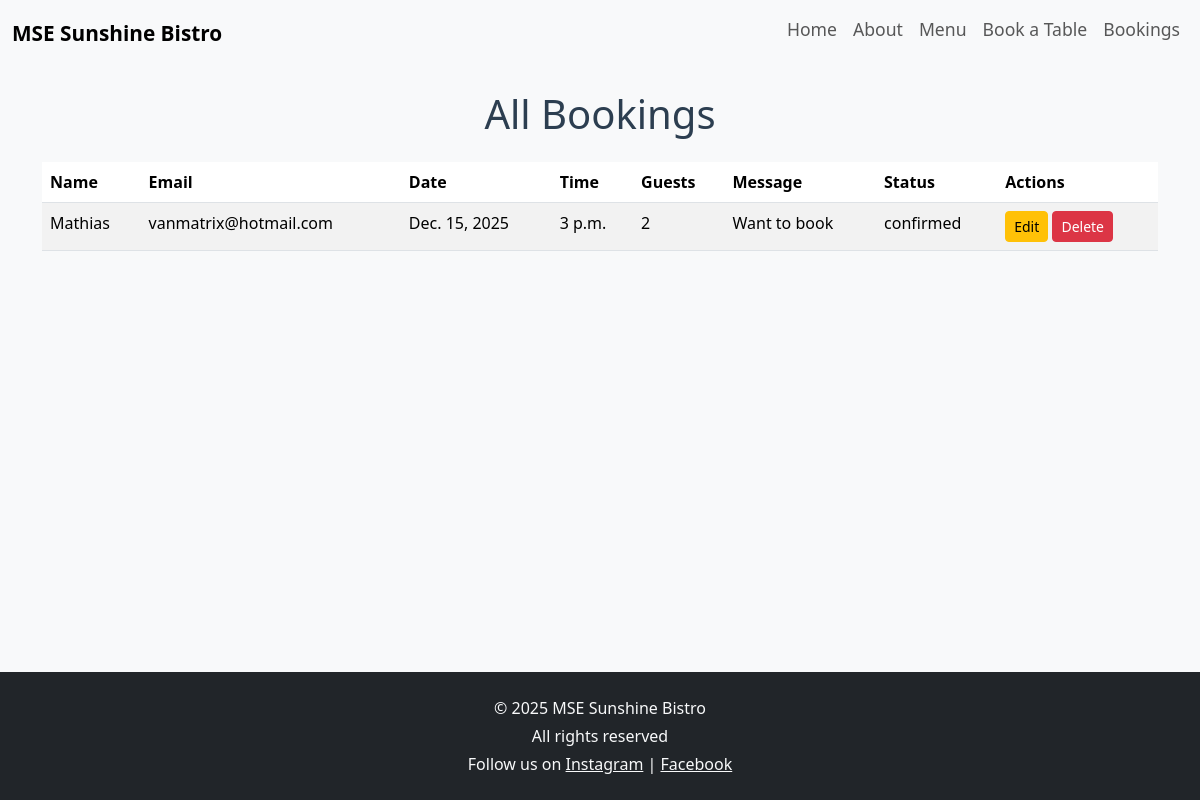
The app's page /booking/list/, older data.
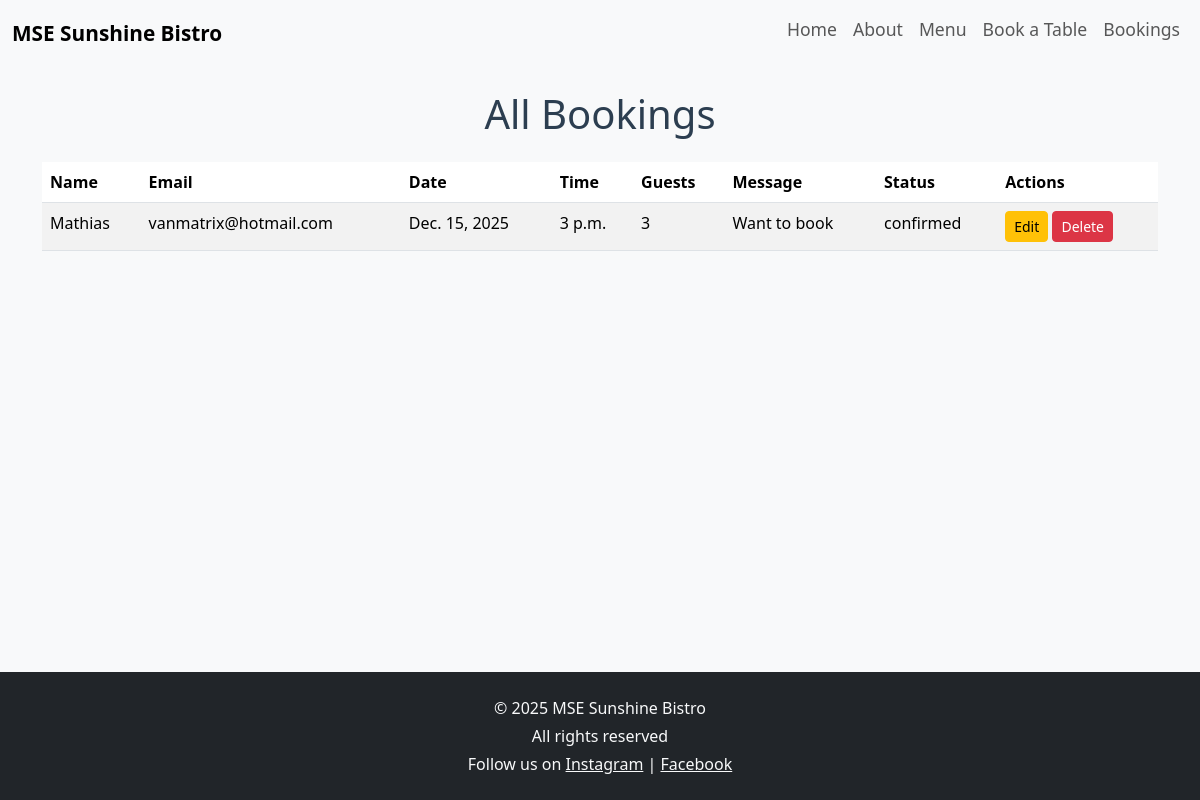
The same page, newer data.
### booking/models.py (models this page shows, shortened)
class Booking(models.Model):
    name = models.CharField(max_length=100)
    email = models.EmailField()
    date = models.DateField()
    time = models.TimeField()
    guests = models.IntegerField()
    message = models.TextField(blank=True)
    created_on = models.DateTimeField(auto_now_add=True)
    STATUS_CHOICES = (
        ("pending", "Pending"),
        ("confirmed", "Confirmed"),
        ("cancelled", "Cancelled"),
    )
    status = models.CharField(
        max_length=10,
        choices=STATUS_CHOICES,
        default="pending"
    )

### booking/views.py (the view)
# urls.py: path("list/", views.booking_list, name="booking_list"),
def booking_list(request):
    bookings = Booking.objects.all().order_by("-date", "-time")
    return render(
        request,
        "booking/booking_list.html",
        {"bookings": bookings},
    )

### booking/templates/booking/booking_list.html
{% extends "base.html" %}
{% block content %}
<h1 class="mb-4 text-center">All Bookings</h1>
{% if bookings %}
  <div class="table-responsive">
    <table class="table table-striped">
      <thead>
        <tr>
          <th>Name</th>
          <th>Email</th>
          <th>Date</th>
          <th>Time</th>
          <th>Guests</th>
          <th>Message</th>
          <th>Status</th>
          <th>Actions</th>
        </tr>
      </thead>
      <tbody>
        {% for booking in bookings %}
          <tr>
            <td>{{ booking.name }}</td>
            <td>{{ booking.email }}</td>
            <td>{{ booking.date }}</td>
            <td>{{ booking.time }}</td>
            <td>{{ booking.guests }}</td>
            <td>{{ booking.message }}</td>
            <td>{{ booking.status }}</td>
            <td>
                <a href="{% url 'booking_edit' booking.id %}" class="btn btn-sm btn-warning">
                    Edit
                </a>
                <a href="{% url 'booking_delete' booking.id %}" class="btn btn-sm btn-danger">
                    Delete
                </a>
            </td>
          </tr>
        {% endfor %}
      </tbody>
    </table>
  </div>
{% else %}
  <p>No bookings found.</p>
{% endif %}
{% endblock %}

Row changes from the older to the newer data that the page shows:
changed Booking "Mathias": guests "2" → "3"
